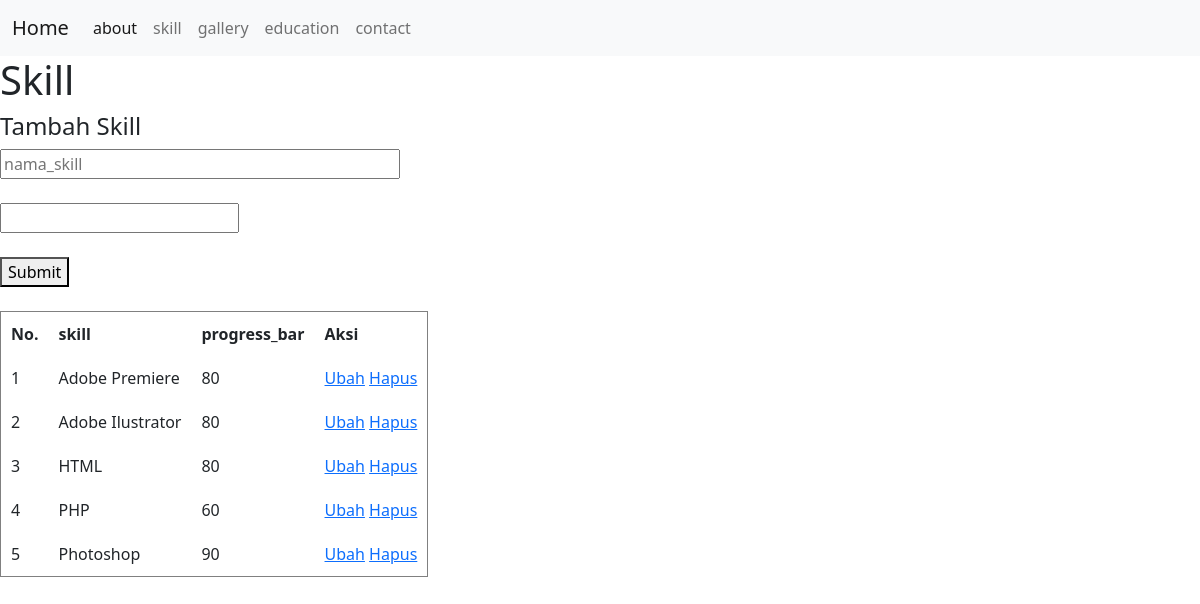
The app's page /admin_skill.php with its own data.
### tables this page shows
CREATE TABLE `skill` (
  `id_skill` int(11) NOT NULL,
  `nama_skill` varchar(50) NOT NULL,
  `progress_bar` int(11) NOT NULL
);

### admin_skill.php (the view, shortened to what this page needs)
<?php
    require_once 'koneksi.php';
    $skill = mysqli_query($koneksi, "SELECT * FROM skill");
?>
<!DOCTYPE html>
<html lang="en">
<head>
    <link href="https://cdn.jsdelivr.net/npm/bootstrap@5.0.2/dist/css/bootstrap.min.css" rel="stylesheet">
</head>
<body>
<nav class="navbar navbar-expand-lg navbar-light bg-light">
  <div class="container-fluid">
    <a class="navbar-brand" href="index.php">Home</a>
    <div class="collapse navbar-collapse" id="navbarNav">
      <ul class="navbar-nav">
        <li class="nav-item">
          <a class="nav-link active" aria-current="page" href="admin_about.php">about</a>
        </li>
        <li class="nav-item">
          <a class="nav-link" href="admin_skill.php">skill</a>
        </li>
        <li class="nav-item">
          <a class="nav-link" href="admin_gallery.php">gallery</a>
        </li>
        <li class="nav-item">
          <a class="nav-link" href="admin_education.php">education</a>
        </li>
        <li class="nav-item">
          <a class="nav-link" href="admin_contact.php">contact</a>
        </li>
      </ul>
    </div>
  </div>
</nav>
    <h1>Skill</h1>
    <h4>Tambah Skill</h4>
    <form method="post">
        <input style="width: 400px" name="nama_skill" type="text" id="nama_skill" placeholder="nama_skill" value="" required><br><br>
        <input type="number" step="10" name="progress_bar"><br>
        <br><button type="submit" name="btnTambahSkill" class="submitform">Submit</button>
    </form>
    <br>
    <table border="1" cellpadding="10" cellspacing="0">
        <thead>
            <tr>
                <th>No.</th>
                <th>skill</th>
                <th>progress_bar</th>
                <th>Aksi</th>
            </tr>
        </thead>
        <tbody>
            <?php $i = 1; ?>
            <?php foreach ($skill as $sk): ?>
                <tr>
                    <td><?= $i++; ?></td>
                    <td><?= $sk['nama_skill']; ?></td>
                    <td><?= $sk['progress_bar']; ?></td>
                    <td>
                        <a href="admin_skill_ubah.php?id_skill=<?= $sk['id_skill']; ?>">Ubah</a>
                        <a href="admin_skill_hapus.php?id_skill=<?= $sk['id_skill']; ?>">Hapus</a>
                    </td>
                </tr>
            <?php endforeach ?>
        </tbody>
    </table>
</body>
</html>

### records on screen
skill: nama_skill "Adobe Premiere", progress_bar "80"
skill: nama_skill "Adobe Ilustrator", progress_bar "80"
skill: nama_skill "HTML", progress_bar "80"
skill: nama_skill "PHP", progress_bar "60"
skill: nama_skill "Photoshop", progress_bar "90"
